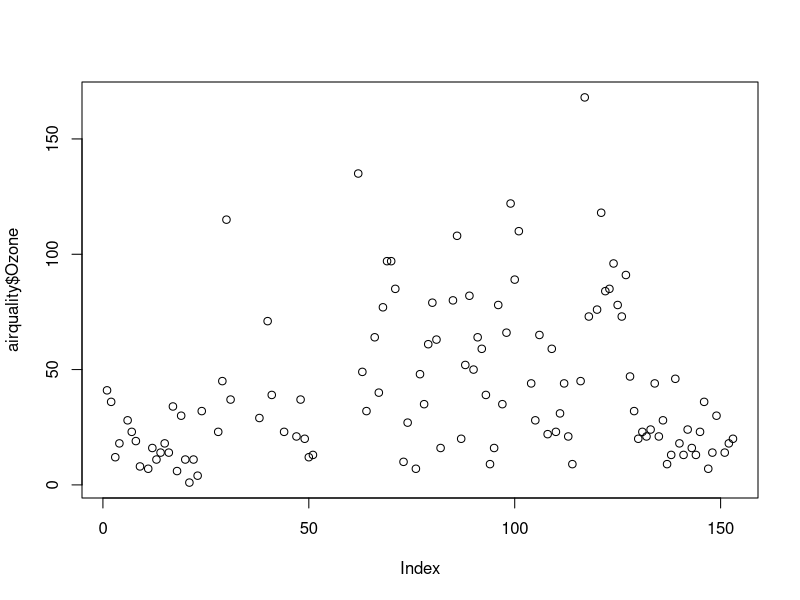
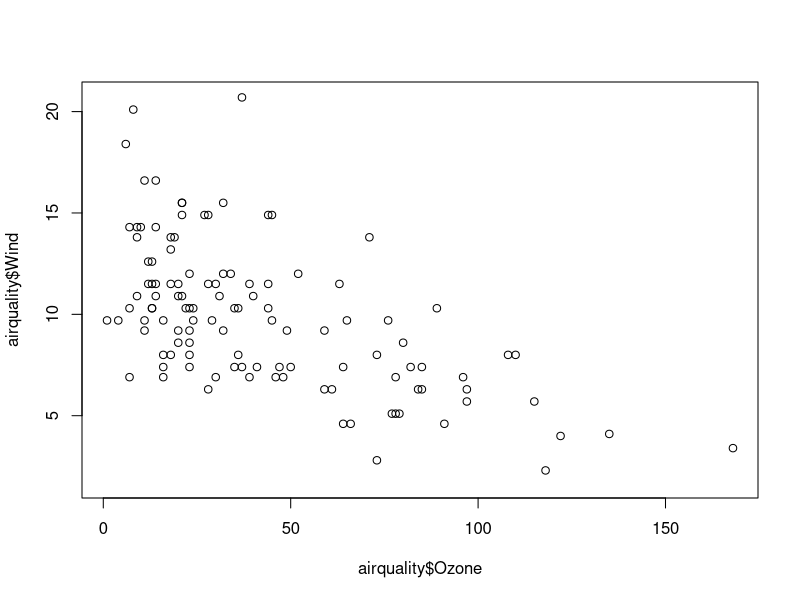
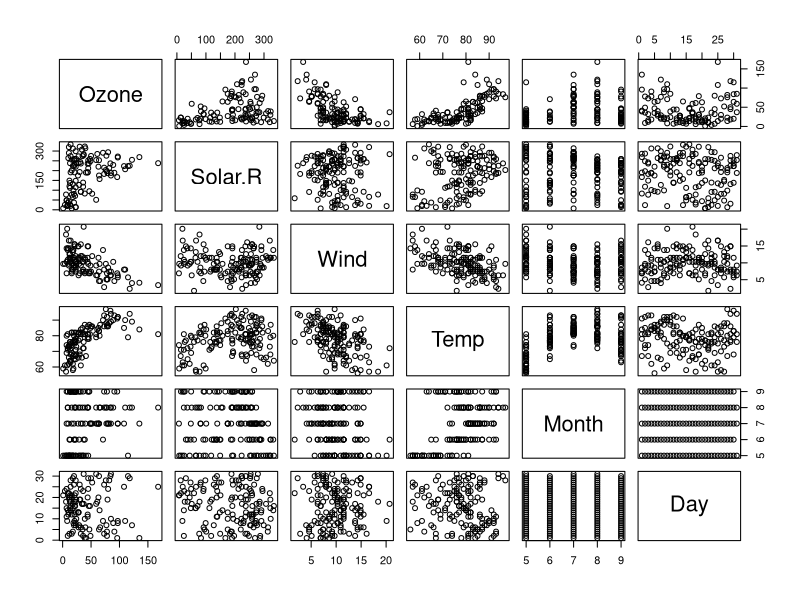
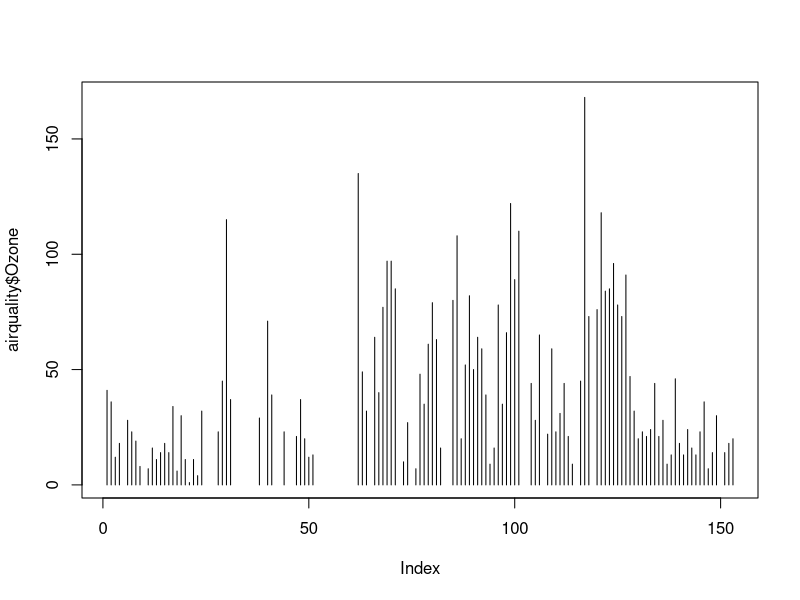
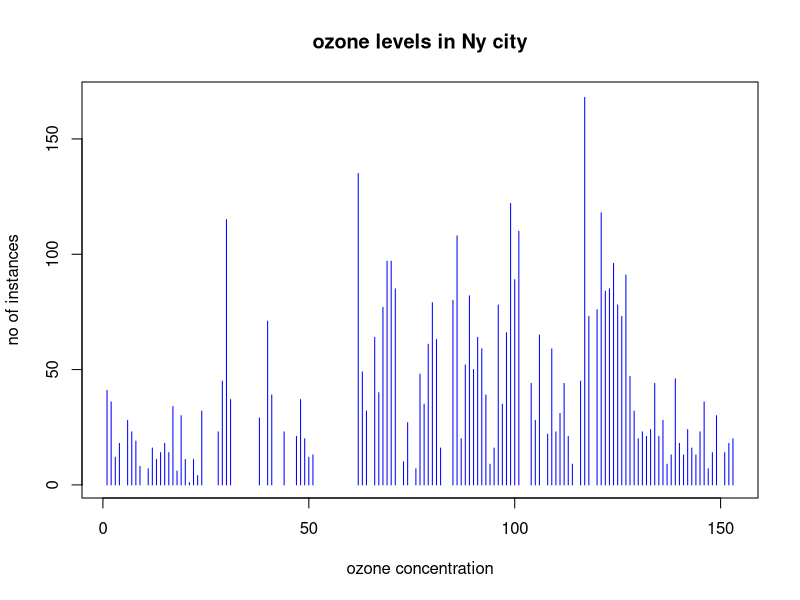
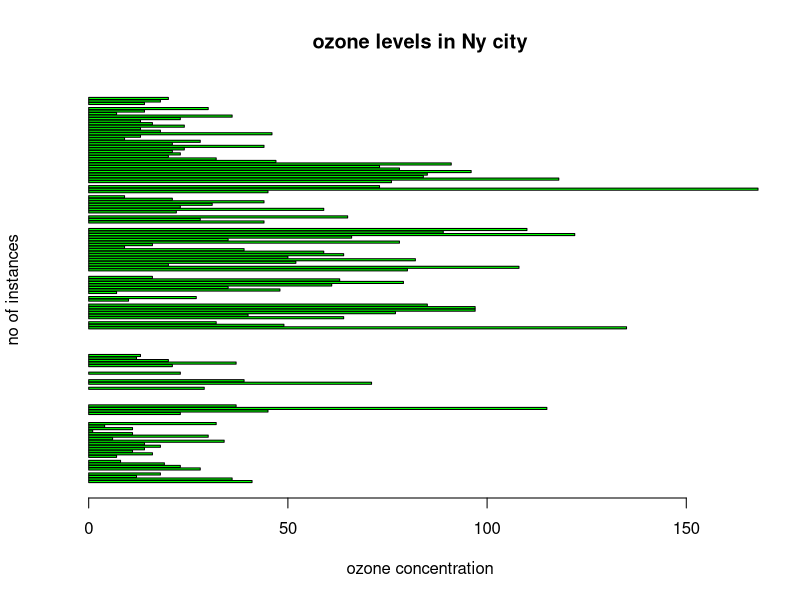
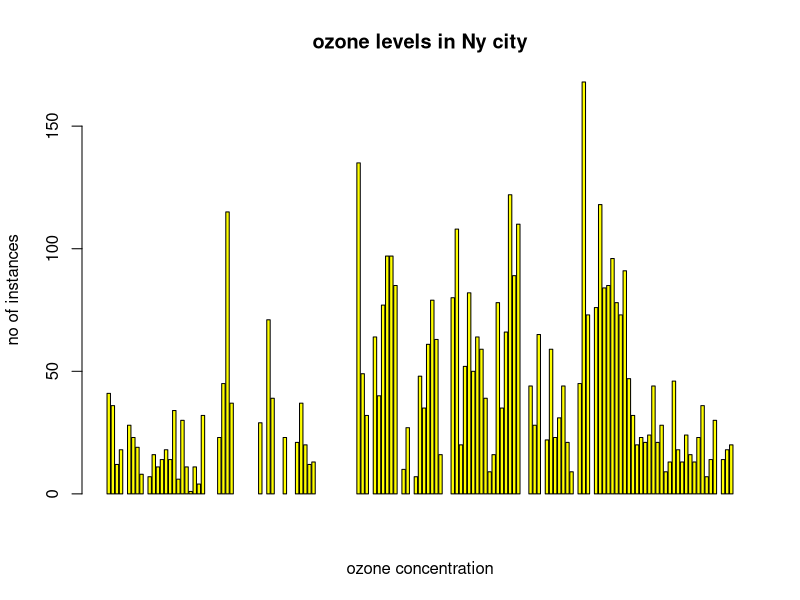
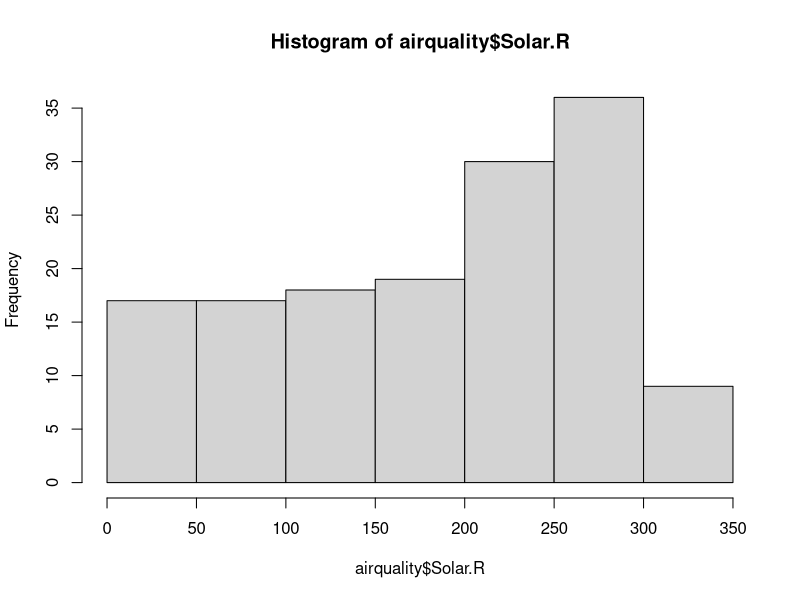

Write the R code that produced these figures, in order.
airquality <-datasets::airquality
head(airquality,5)
tail(airquality,10)
summary(airquality)
summary(airquality[,3])
summary(airquality$Temp)
plot(airquality$Ozone)
plot(airquality$Ozone,airquality$Wind)
plot(airquality)
plot(airquality$Ozone,type="h")
plot(airquality$Ozone, xlab='ozone concentration', ylab='no of instances', main='ozone levels in Ny city', col='blue', type= "h")
barplot(airquality$Ozone, xlab='ozone concentration', ylab='no of instances', main='ozone levels in Ny city', col='green', type= "h",horiz = TRUE)
barplot(airquality$Ozone, xlab='ozone concentration', ylab='no of instances', main='ozone levels in Ny city', col='yellow', type= "h")
hist(airquality$Solar.R)
